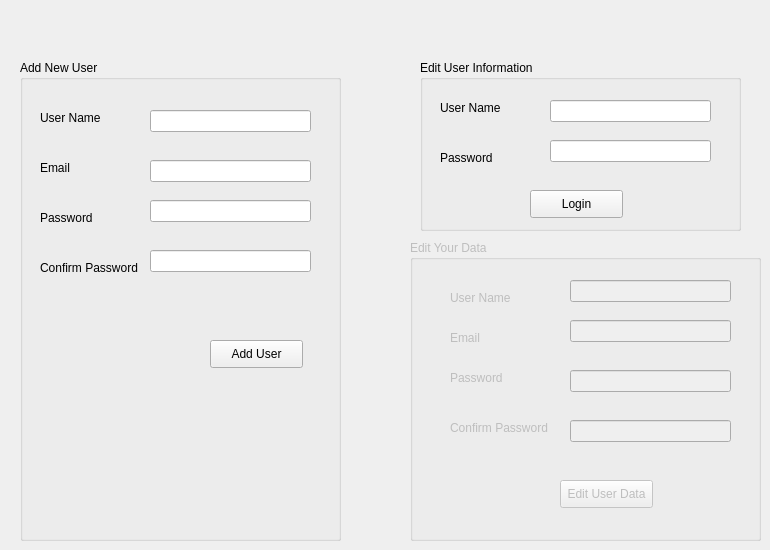
    <widget class="QWidget" name="tab_2">
     <attribute name="title">
      <string>Page</string>
     </attribute>
     <widget class="QGroupBox" name="groupBox">
      <property name="geometry">
       <rect>
        <x>20</x>
        <y>60</y>
        <width>321</width>
        <height>481</height>
       </rect>
      </property>
      <property name="title">
       <string>Add New User</string>
      </property>
      <widget class="QLabel" name="label_22">
       <property name="geometry">
        <rect>
         <x>20</x>
         <y>50</y>
         <width>91</width>
         <height>16</height>
        </rect>
       </property>
       <property name="text">
        <string>User Name</string>
       </property>
      </widget>
      <widget class="QLabel" name="label_23">
       <property name="geometry">
        <rect>
         <x>20</x>
         <y>150</y>
         <width>91</width>
         <height>16</height>
        </rect>
       </property>
       <property name="text">
        <string>Password</string>
       </property>
      </widget>
      <widget class="QLabel" name="label_24">
       <property name="geometry">
        <rect>
         <x>20</x>
         <y>200</y>
         <width>111</width>
         <height>16</height>
        </rect>
       </property>
       <property name="text">
        <string>Confirm Password</string>
       </property>
      </widget>
      <widget class="QLabel" name="label_25">
       <property name="geometry">
        <rect>
         <x>20</x>
         <y>100</y>
         <width>91</width>
         <height>16</height>
        </rect>
       </property>
       <property name="text">
        <string>Email</string>
       </property>
      </widget>
      <widget class="QLineEdit" name="lineEdit_12">
       <property name="geometry">
        <rect>
         <x>130</x>
         <y>50</y>
         <width>161</width>
         <height>22</height>
        </rect>
       </property>
      </widget>
      <widget class="QLineEdit" name="lineEdit_13">
       <property name="geometry">
        <rect>
         <x>130</x>
         <y>100</y>
         <width>161</width>
         <height>22</height>
        </rect>
       </property>
      </widget>
      <widget class="QLineEdit" name="lineEdit_14">
       <property name="geometry">
        <rect>
         <x>130</x>
         <y>140</y>
         <width>161</width>
         <height>22</height>
        </rect>
       </property>
       <property name="echoMode">
        <enum>QLineEdit::Password</enum>
       </property>
      </widget>
      <widget class="QLineEdit" name="lineEdit_15">
       <property name="geometry">
        <rect>
         <x>130</x>
         <y>190</y>
         <width>161</width>
         <height>22</height>
        </rect>
       </property>
       <property name="echoMode">
        <enum>QLineEdit::Password</enum>
       </property>
      </widget>
      <widget class="QPushButton" name="pushButton_12">
       <property name="geometry">
        <rect>
         <x>190</x>
         <y>280</y>
         <width>93</width>
         <height>28</height>
        </rect>
       </property>
       <property name="text">
        <string>Add User</string>
       </property>
      </widget>
      <widget class="QLabel" name="label_40">
       <property name="geometry">
        <rect>
         <x>100</x>
         <y>230</y>
         <width>191</width>
         <height>31</height>
        </rect>
       </property>
       <property name="text">
        <string/>
       </property>
      </widget>
     </widget>
     <widget class="QGroupBox" name="groupBox_2">
      <property name="geometry">
       <rect>
        <x>420</x>
        <y>60</y>
        <width>321</width>
        <height>171</height>
       </rect>
      </property>
      <property name="title">
       <string>Edit User Information</string>
      </property>
      <widget class="QLabel" name="label_26">
       <property name="geometry">
        <rect>
         <x>20</x>
         <y>90</y>
         <width>91</width>
         <height>16</height>
        </rect>
       </property>
       <property name="text">
        <string>Password</string>
       </property>
      </widget>
      <widget class="QLineEdit" name="lineEdit_16">
       <property name="geometry">
        <rect>
         <x>130</x>
         <y>40</y>
         <width>161</width>
         <height>22</height>
        </rect>
       </property>
      </widget>
      <widget class="QLineEdit" name="lineEdit_17">
       <property name="geometry">
        <rect>
         <x>130</x>
         <y>80</y>
         <width>161</width>
         <height>22</height>
        </rect>
       </property>
       <property name="echoMode">
        <enum>QLineEdit::Password</enum>
       </property>
      </widget>
      <widget class="QLabel" name="label_27">
       <property name="geometry">
        <rect>
         <x>20</x>
         <y>40</y>
         <width>91</width>
         <height>16</height>
        </rect>
       </property>
       <property name="text">
        <string>User Name</string>
       </property>
      </widget>
      <widget class="QPushButton" name="pushButton_13">
       <property name="geometry">
        <rect>
         <x>110</x>
         <y>130</y>
         <width>93</width>
         <height>28</height>
        </rect>
       </property>
       <property name="text">
        <string>Login</string>
       </property>
      </widget>
     </widget>
     <widget class="QGroupBox" name="groupBox_4">
      <property name="enabled">
       <bool>false</bool>
      </property>
      <property name="geometry">
       <rect>
        <x>410</x>
        <y>240</y>
        <width>351</width>
        <height>301</height>
       </rect>
      </property>
      <property name="title">
       <string>Edit Your Data</string>
      </property>
      <widget class="QLineEdit" name="lineEdit_19">
       <property name="geometry">
        <rect>
         <x>160</x>
         <y>80</y>
         <width>161</width>
         <height>22</height>
        </rect>
       </property>
      </widget>
      <widget class="QLabel" name="label_28">
       <property name="geometry">
        <rect>
         <x>40</x>
         <y>130</y>
         <width>91</width>
         <height>16</height>
        </rect>
       </property>
       <property name="text">
        <string>Password</string>
       </property>
      </widget>
      <widget class="QPushButton" name="pushButton_14">
       <property name="geometry">
        <rect>
         <x>150</x>
         <y>240</y>
         <width>93</width>
         <height>28</height>
        </rect>
       </property>
       <property name="text">
        <string>Edit User Data</string>
       </property>
      </widget>
      <widget class="QLabel" name="label_35">
       <property name="geometry">
        <rect>
         <x>40</x>
         <y>50</y>
         <width>91</width>
         <height>16</height>
        </rect>
       </property>
       <property name="text">
        <string>User Name</string>
       </property>
      </widget>
      <widget class="QLabel" name="label_29">
       <property name="geometry">
        <rect>
         <x>40</x>
         <y>180</y>
         <width>111</width>
         <height>16</height>
        </rect>
       </property>
       <property name="text">
        <string>Confirm Password</string>
       </property>
      </widget>
      <widget class="QLabel" name="label_30">
       <property name="geometry">
        <rect>
         <x>40</x>
         <y>90</y>
         <width>91</width>
         <height>16</height>
        </rect>
       </property>
       <property name="text">
        <string>Email</string>
       </property>
      </widget>
      <widget class="QLineEdit" name="lineEdit_18">
       <property name="geometry">
        <rect>
         <x>160</x>
         <y>40</y>
         <width>161</width>
         <height>22</height>
        </rect>
       </property>
      </widget>
      <widget class="QLineEdit" name="lineEdit_25">
       <property name="geometry">
        <rect>
         <x>160</x>
         <y>180</y>
         <width>161</width>
         <height>22</height>
        </rect>
       </property>
       <property name="echoMode">
        <enum>QLineEdit::Password</enum>
       </property>
      </widget>
      <widget class="QLineEdit" name="lineEdit_24">
       <property name="geometry">
        <rect>
         <x>160</x>
         <y>130</y>
         <width>161</width>
         <height>22</height>
        </rect>
       </property>
       <property name="echoMode">
        <enum>QLineEdit::Password</enum>
       </property>
      </widget>
     </widget>
    </widget>
